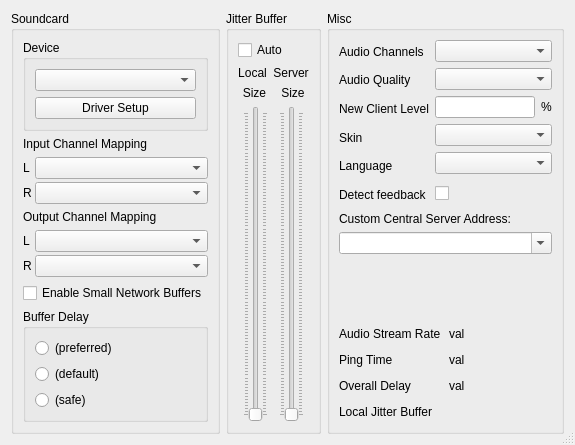
<?xml version="1.0" encoding="UTF-8"?>
<ui version="4.0">
 <class>CClientSettingsDlgBase</class>
 <widget class="QDialog" name="CClientSettingsDlgBase">
  <property name="geometry">
   <rect>
    <x>0</x>
    <y>0</y>
    <width>575</width>
    <height>394</height>
   </rect>
  </property>
  <property name="windowTitle">
   <string>Settings</string>
  </property>
  <property name="windowIcon">
   <iconset resource="resources.qrc">
    <normaloff>:/png/main/res/fronticon.png</normaloff>:/png/main/res/fronticon.png</iconset>
  </property>
  <property name="sizeGripEnabled">
   <bool>true</bool>
  </property>
  <layout class="QHBoxLayout">
   <item>
    <widget class="QGroupBox" name="grbSoundCard">
     <property name="title">
      <string>Soundcard</string>
     </property>
     <layout class="QVBoxLayout">
      <item>
       <widget class="QGroupBox" name="grbSoundcardDevice">
        <property name="title">
         <string>Device</string>
        </property>
        <layout class="QVBoxLayout" name="verticalLayout_4">
         <item>
          <widget class="QComboBox" name="cbxSoundcard">
           <property name="sizePolicy">
            <sizepolicy hsizetype="Expanding" vsizetype="Fixed">
             <horstretch>0</horstretch>
             <verstretch>0</verstretch>
            </sizepolicy>
           </property>
           <property name="minimumSize">
            <size>
             <width>153</width>
             <height>0</height>
            </size>
           </property>
          </widget>
         </item>
         <item>
          <widget class="QPushButton" name="butDriverSetup">
           <property name="text">
            <string>Driver Setup</string>
           </property>
           <property name="autoDefault">
            <bool>false</bool>
           </property>
          </widget>
         </item>
        </layout>
       </widget>
      </item>
      <item>
       <widget class="QFrame" name="FrameSoundcardChannelSelection">
        <property name="sizePolicy">
         <sizepolicy hsizetype="Preferred" vsizetype="Preferred">
          <horstretch>0</horstretch>
          <verstretch>0</verstretch>
         </sizepolicy>
        </property>
        <property name="frameShape">
         <enum>QFrame::NoFrame</enum>
        </property>
        <property name="frameShadow">
         <enum>QFrame::Plain</enum>
        </property>
        <layout class="QVBoxLayout">
         <property name="leftMargin">
          <number>0</number>
         </property>
         <property name="topMargin">
          <number>0</number>
         </property>
         <property name="rightMargin">
          <number>0</number>
         </property>
         <property name="bottomMargin">
          <number>0</number>
         </property>
         <item>
          <widget class="QLabel" name="lblInChannelMapping">
           <property name="text">
            <string>Input Channel Mapping</string>
           </property>
          </widget>
         </item>
         <item>
          <layout class="QHBoxLayout">
           <property name="spacing">
            <number>3</number>
           </property>
           <item>
            <layout class="QVBoxLayout">
             <item>
              <widget class="QLabel" name="lblLInChan">
               <property name="sizePolicy">
                <sizepolicy hsizetype="Maximum" vsizetype="Preferred">
                 <horstretch>0</horstretch>
                 <verstretch>0</verstretch>
                </sizepolicy>
               </property>
               <property name="text">
                <string>L</string>
               </property>
              </widget>
             </item>
             <item>
              <widget class="QLabel" name="lblRInChan">
               <property name="sizePolicy">
                <sizepolicy hsizetype="Maximum" vsizetype="Preferred">
                 <horstretch>0</horstretch>
                 <verstretch>0</verstretch>
                </sizepolicy>
               </property>
               <property name="text">
                <string>R</string>
               </property>
              </widget>
             </item>
            </layout>
           </item>
           <item>
            <layout class="QVBoxLayout">
             <property name="spacing">
              <number>3</number>
             </property>
             <item>
              <widget class="QComboBox" name="cbxLInChan"/>
             </item>
             <item>
              <widget class="QComboBox" name="cbxRInChan"/>
             </item>
            </layout>
           </item>
          </layout>
         </item>
         <item>
          <widget class="QLabel" name="lblOutChannelMapping">
           <property name="text">
            <string>Output Channel Mapping</string>
           </property>
          </widget>
         </item>
         <item>
          <layout class="QHBoxLayout">
           <property name="spacing">
            <number>3</number>
           </property>
           <item>
            <layout class="QVBoxLayout">
             <item>
              <widget class="QLabel" name="lblLOutChan">
               <property name="sizePolicy">
                <sizepolicy hsizetype="Maximum" vsizetype="Preferred">
                 <horstretch>0</horstretch>
                 <verstretch>0</verstretch>
                </sizepolicy>
               </property>
               <property name="text">
                <string>L</string>
               </property>
              </widget>
             </item>
             <item>
              <widget class="QLabel" name="lblROutChan">
               <property name="sizePolicy">
                <sizepolicy hsizetype="Maximum" vsizetype="Preferred">
                 <horstretch>0</horstretch>
                 <verstretch>0</verstretch>
                </sizepolicy>
               </property>
               <property name="text">
                <string>R</string>
               </property>
              </widget>
             </item>
            </layout>
           </item>
           <item>
            <layout class="QVBoxLayout">
             <property name="spacing">
              <number>3</number>
             </property>
             <item>
              <widget class="QComboBox" name="cbxLOutChan"/>
             </item>
             <item>
              <widget class="QComboBox" name="cbxROutChan"/>
             </item>
            </layout>
           </item>
          </layout>
         </item>
        </layout>
       </widget>
      </item>
      <item>
       <spacer>
        <property name="orientation">
         <enum>Qt::Vertical</enum>
        </property>
        <property name="sizeHint" stdset="0">
         <size>
          <width>153</width>
          <height>0</height>
         </size>
        </property>
       </spacer>
      </item>
      <item>
       <widget class="QCheckBox" name="chbEnableOPUS64">
        <property name="text">
         <string>Enable Small Network Buffers</string>
        </property>
       </widget>
      </item>
      <item>
       <widget class="QGroupBox" name="grbSoundCrdBufDelay">
        <property name="title">
         <string>Buffer Delay</string>
        </property>
        <layout class="QVBoxLayout">
         <item>
          <widget class="QRadioButton" name="rbtBufferDelayPreferred">
           <property name="text">
            <string>(preferred)</string>
           </property>
          </widget>
         </item>
         <item>
          <widget class="QRadioButton" name="rbtBufferDelayDefault">
           <property name="text">
            <string>(default)</string>
           </property>
          </widget>
         </item>
         <item>
          <widget class="QRadioButton" name="rbtBufferDelaySafe">
           <property name="text">
            <string>(safe)</string>
           </property>
          </widget>
         </item>
        </layout>
       </widget>
      </item>
     </layout>
    </widget>
   </item>
   <item>
    <widget class="QGroupBox" name="grbJitterBuffer">
     <property name="title">
      <string>Jitter Buffer</string>
     </property>
     <layout class="QVBoxLayout">
      <item>
       <widget class="QCheckBox" name="chbAutoJitBuf">
        <property name="text">
         <string>Auto</string>
        </property>
       </widget>
      </item>
      <item>
       <layout class="QHBoxLayout">
        <item>
         <widget class="QLabel" name="lblNetBufLabel">
          <property name="text">
           <string>Local</string>
          </property>
          <property name="alignment">
           <set>Qt::AlignCenter</set>
          </property>
          <property name="wordWrap">
           <bool>false</bool>
          </property>
         </widget>
        </item>
        <item>
         <widget class="QLabel" name="lblNetBufServerLabel">
          <property name="text">
           <string>Server</string>
          </property>
          <property name="alignment">
           <set>Qt::AlignCenter</set>
          </property>
          <property name="wordWrap">
           <bool>false</bool>
          </property>
         </widget>
        </item>
       </layout>
      </item>
      <item>
       <layout class="QHBoxLayout">
        <item>
         <widget class="QLabel" name="lblNetBuf">
          <property name="text">
           <string>Size</string>
          </property>
          <property name="alignment">
           <set>Qt::AlignCenter</set>
          </property>
          <property name="wordWrap">
           <bool>false</bool>
          </property>
         </widget>
        </item>
        <item>
         <widget class="QLabel" name="lblNetBufServer">
          <property name="text">
           <string>Size</string>
          </property>
          <property name="alignment">
           <set>Qt::AlignCenter</set>
          </property>
          <property name="wordWrap">
           <bool>false</bool>
          </property>
         </widget>
        </item>
       </layout>
      </item>
      <item>
       <layout class="QHBoxLayout">
        <item>
         <spacer>
          <property name="orientation">
           <enum>Qt::Horizontal</enum>
          </property>
          <property name="sizeType">
           <enum>QSizePolicy::Minimum</enum>
          </property>
          <property name="sizeHint" stdset="0">
           <size>
            <width>0</width>
            <height>0</height>
           </size>
          </property>
         </spacer>
        </item>
        <item>
         <widget class="QSlider" name="sldNetBuf">
          <property name="pageStep">
           <number>1</number>
          </property>
          <property name="orientation">
           <enum>Qt::Vertical</enum>
          </property>
          <property name="tickPosition">
           <enum>QSlider::TicksBothSides</enum>
          </property>
         </widget>
        </item>
        <item>
         <spacer>
          <property name="orientation">
           <enum>Qt::Horizontal</enum>
          </property>
          <property name="sizeType">
           <enum>QSizePolicy::Minimum</enum>
          </property>
          <property name="sizeHint" stdset="0">
           <size>
            <width>0</width>
            <height>0</height>
           </size>
          </property>
         </spacer>
        </item>
        <item>
         <widget class="QSlider" name="sldNetBufServer">
          <property name="pageStep">
           <number>1</number>
          </property>
          <property name="orientation">
           <enum>Qt::Vertical</enum>
          </property>
          <property name="tickPosition">
           <enum>QSlider::TicksBothSides</enum>
          </property>
         </widget>
        </item>
       </layout>
      </item>
     </layout>
    </widget>
   </item>
   <item>
    <widget class="QGroupBox" name="grbMeasureResults">
     <property name="title">
      <string>Misc</string>
     </property>
     <layout class="QVBoxLayout" name="verticalLayout_3">
      <item>
       <layout class="QHBoxLayout" name="horizontalLayout">
        <item>
         <layout class="QVBoxLayout" name="verticalLayout_2">
          <item>
           <widget class="QLabel" name="lblAudioChannels">
            <property name="text">
             <string>Audio Channels</string>
            </property>
           </widget>
          </item>
          <item>
           <widget class="QLabel" name="lblAudioQuality">
            <property name="text">
             <string>Audio Quality</string>
            </property>
           </widget>
          </item>
          <item>
           <widget class="QLabel" name="lblNewClientLevel">
            <property name="text">
             <string>New Client Level</string>
            </property>
           </widget>
          </item>
          <item>
           <widget class="QLabel" name="lblSkin">
            <property name="text">
             <string>Skin</string>
            </property>
           </widget>
          </item>
          <item>
           <widget class="QLabel" name="lblLanguage">
            <property name="text">
             <string>Language</string>
            </property>
           </widget>
          </item>
          <item>
           <widget class="QLabel" name="lblDetFeedback">
            <property name="text">
             <string>Detect feedback</string>
            </property>
           </widget>
          </item>
         </layout>
        </item>
        <item>
         <layout class="QVBoxLayout" name="verticalLayout">
          <item>
           <widget class="QComboBox" name="cbxAudioChannels"/>
          </item>
          <item>
           <widget class="QComboBox" name="cbxAudioQuality"/>
          </item>
          <item>
           <layout class="QHBoxLayout" name="horizontalLayout_4">
            <item>
             <widget class="QLineEdit" name="edtNewClientLevel"/>
            </item>
            <item>
             <widget class="QLabel" name="lblPercentUnit">
              <property name="text">
               <string>%</string>
              </property>
             </widget>
            </item>
           </layout>
          </item>
          <item>
           <widget class="QComboBox" name="cbxSkin"/>
          </item>
          <item>
           <widget class="CLanguageComboBox" name="cbxLanguage"/>
          </item>
          <item>
           <widget class="QCheckBox" name="chbDetectFeedback">
            <property name="minimumSize">
             <size>
              <width>0</width>
              <height>26</height>
             </size>
            </property>
            <property name="baseSize">
             <size>
              <width>0</width>
              <height>0</height>
             </size>
            </property>
            <property name="text">
             <string> </string>
            </property>
           </widget>
          </item>
         </layout>
        </item>
       </layout>
      </item>
      <item>
       <widget class="QLabel" name="lblCentralServerAddress">
        <property name="text">
         <string>Custom Central Server Address:</string>
        </property>
       </widget>
      </item>
      <item>
       <widget class="QComboBox" name="cbxCentralServerAddress">
        <property name="editable">
         <bool>true</bool>
        </property>
       </widget>
      </item>
      <item>
       <spacer>
        <property name="orientation">
         <enum>Qt::Vertical</enum>
        </property>
        <property name="sizeHint" stdset="0">
         <size>
          <width>201</width>
          <height>21</height>
         </size>
        </property>
       </spacer>
      </item>
      <item>
       <layout class="QHBoxLayout">
        <item>
         <widget class="QLabel" name="lblUpstream">
          <property name="text">
           <string>Audio Stream Rate</string>
          </property>
         </widget>
        </item>
        <item>
         <widget class="QLabel" name="lblUpstreamValue">
          <property name="minimumSize">
           <size>
            <width>0</width>
            <height>20</height>
           </size>
          </property>
          <property name="text">
           <string>val</string>
          </property>
         </widget>
        </item>
       </layout>
      </item>
      <item>
       <layout class="QHBoxLayout">
        <item>
         <widget class="QLabel" name="lblPingTime">
          <property name="text">
           <string>Ping Time</string>
          </property>
         </widget>
        </item>
        <item>
         <widget class="QLabel" name="lblPingTimeValue">
          <property name="sizePolicy">
           <sizepolicy hsizetype="Preferred" vsizetype="Maximum">
            <horstretch>0</horstretch>
            <verstretch>0</verstretch>
           </sizepolicy>
          </property>
          <property name="minimumSize">
           <size>
            <width>50</width>
            <height>20</height>
           </size>
          </property>
          <property name="text">
           <string>val</string>
          </property>
         </widget>
        </item>
       </layout>
      </item>
      <item>
       <layout class="QHBoxLayout">
        <item>
         <widget class="QLabel" name="lblOverallDelay">
          <property name="text">
           <string>Overall Delay</string>
          </property>
         </widget>
        </item>
        <item>
         <layout class="QHBoxLayout">
          <property name="spacing">
           <number>3</number>
          </property>
          <item>
           <widget class="QLabel" name="lblOverallDelayValue">
            <property name="sizePolicy">
             <sizepolicy hsizetype="Preferred" vsizetype="Maximum">
              <horstretch>0</horstretch>
              <verstretch>0</verstretch>
             </sizepolicy>
            </property>
            <property name="minimumSize">
             <size>
              <width>50</width>
              <height>20</height>
             </size>
            </property>
            <property name="text">
             <string>val</string>
            </property>
           </widget>
          </item>
          <item>
           <widget class="CMultiColorLED" name="ledOverallDelay" native="true">
            <property name="sizePolicy">
             <sizepolicy hsizetype="Fixed" vsizetype="Fixed">
              <horstretch>0</horstretch>
              <verstretch>0</verstretch>
             </sizepolicy>
            </property>
            <property name="minimumSize">
             <size>
              <width>20</width>
              <height>20</height>
             </size>
            </property>
            <property name="maximumSize">
             <size>
              <width>20</width>
              <height>20</height>
             </size>
            </property>
           </widget>
          </item>
         </layout>
        </item>
       </layout>
      </item>
      <item>
       <layout class="QHBoxLayout">
        <item>
         <widget class="QLabel" name="lblNetLEDLabel">
          <property name="text">
           <string>Local Jitter Buffer</string>
          </property>
         </widget>
        </item>
        <item>
         <widget class="CMultiColorLED" name="ledNetw" native="true">
          <property name="sizePolicy">
           <sizepolicy hsizetype="Fixed" vsizetype="Fixed">
            <horstretch>0</horstretch>
            <verstretch>0</verstretch>
           </sizepolicy>
          </property>
          <property name="minimumSize">
           <size>
            <width>20</width>
            <height>20</height>
           </size>
          </property>
          <property name="maximumSize">
           <size>
            <width>20</width>
            <height>20</height>
           </size>
          </property>
         </widget>
        </item>
       </layout>
      </item>
     </layout>
    </widget>
   </item>
  </layout>
 </widget>
 <customwidgets>
  <customwidget>
   <class>CMultiColorLED</class>
   <extends>QWidget</extends>
   <header>multicolorled.h</header>
  </customwidget>
  <customwidget>
   <class>CLanguageComboBox</class>
   <extends>QComboBox</extends>
   <header>util.h</header>
  </customwidget>
 </customwidgets>
 <tabstops>
  <tabstop>cbxSoundcard</tabstop>
  <tabstop>butDriverSetup</tabstop>
  <tabstop>cbxLInChan</tabstop>
  <tabstop>cbxRInChan</tabstop>
  <tabstop>cbxLOutChan</tabstop>
  <tabstop>cbxROutChan</tabstop>
  <tabstop>chbEnableOPUS64</tabstop>
  <tabstop>rbtBufferDelayPreferred</tabstop>
  <tabstop>rbtBufferDelayDefault</tabstop>
  <tabstop>rbtBufferDelaySafe</tabstop>
  <tabstop>chbAutoJitBuf</tabstop>
  <tabstop>sldNetBuf</tabstop>
  <tabstop>sldNetBufServer</tabstop>
  <tabstop>cbxAudioChannels</tabstop>
  <tabstop>cbxAudioQuality</tabstop>
  <tabstop>edtNewClientLevel</tabstop>
  <tabstop>cbxSkin</tabstop>
  <tabstop>cbxLanguage</tabstop>
  <tabstop>cbxCentralServerAddress</tabstop>
 </tabstops>
 <resources>
  <include location="resources.qrc"/>
 </resources>
 <connections/>
</ui>
